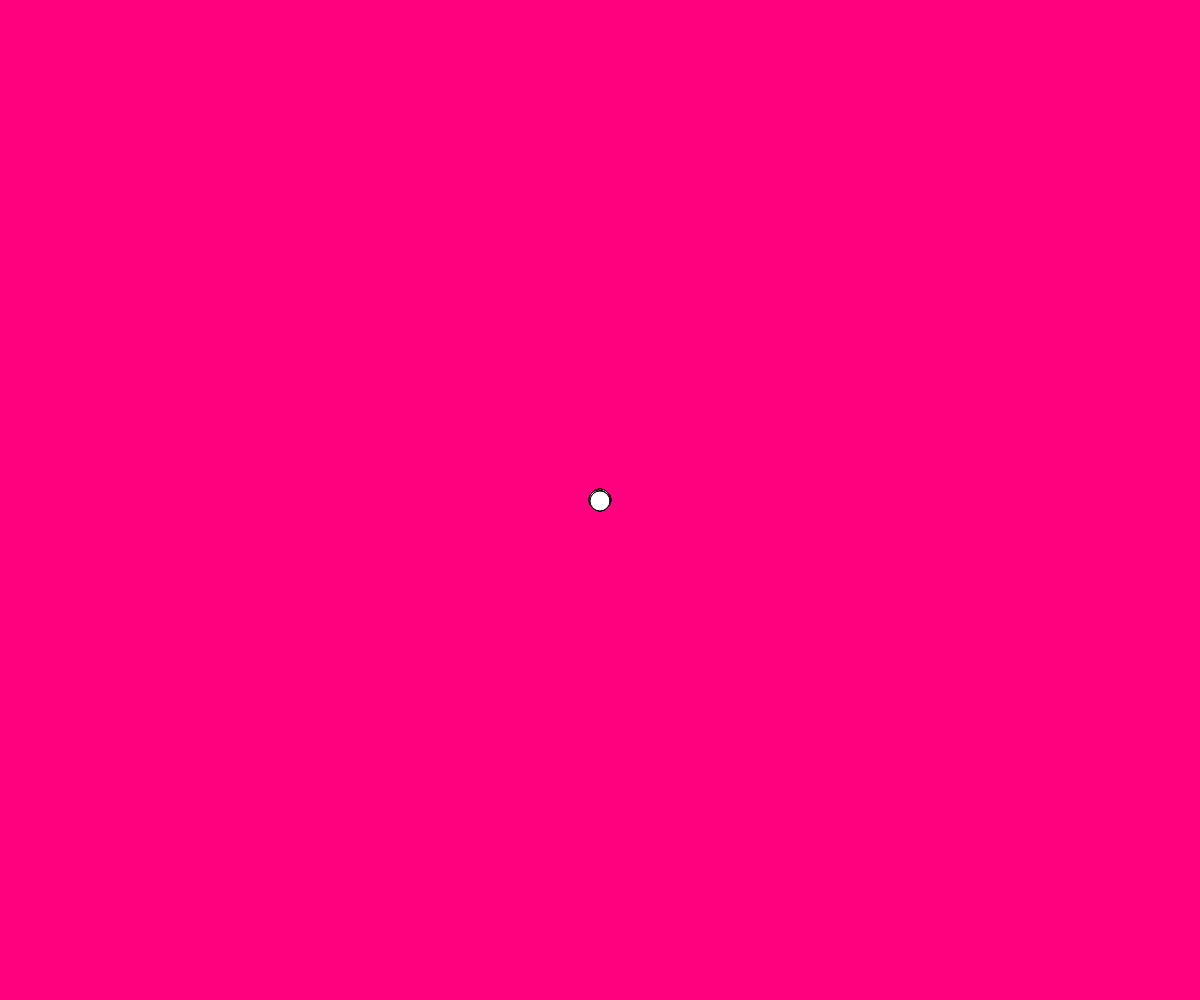
Frame 1 (no input)
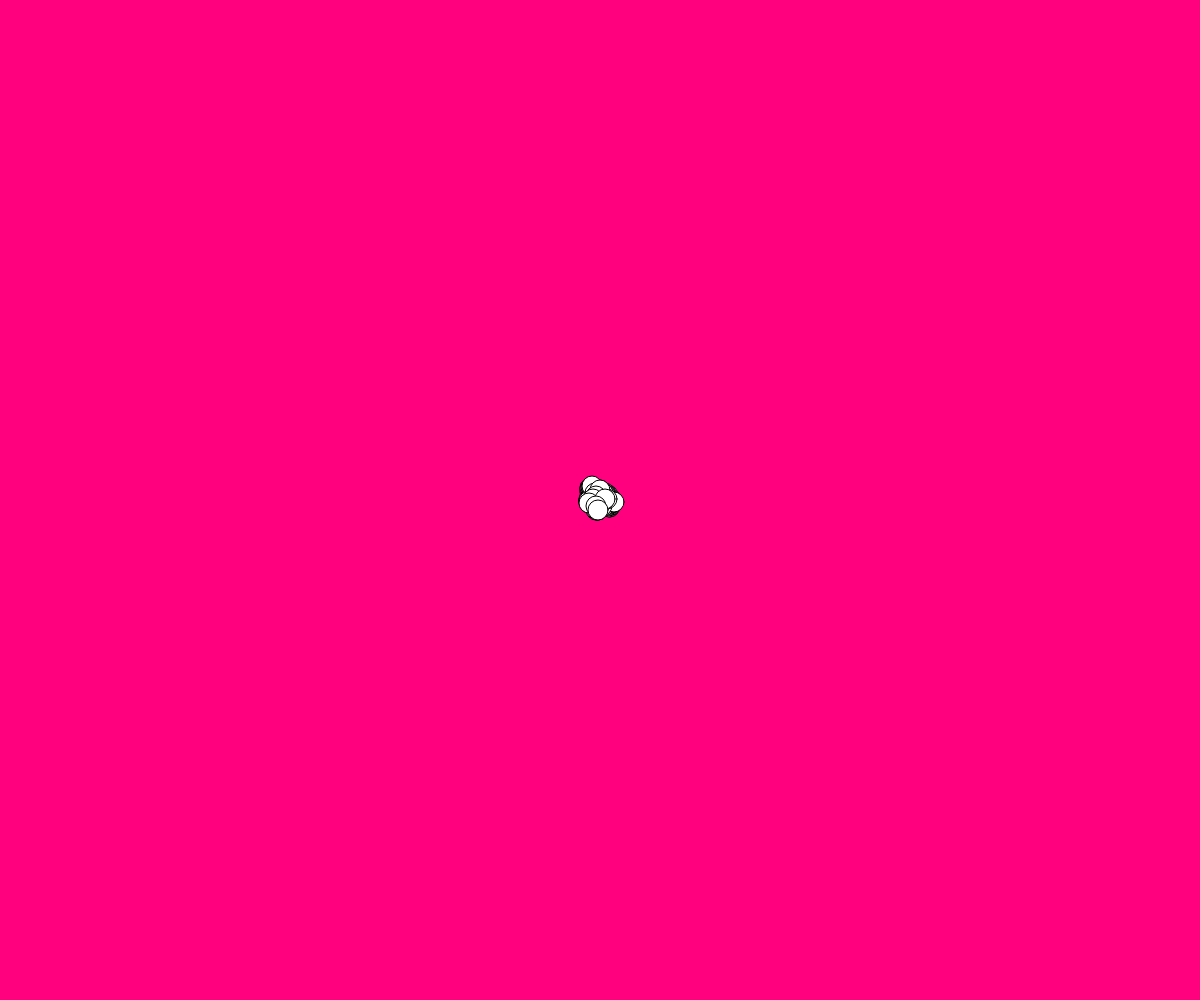
Frame 60 (no input)
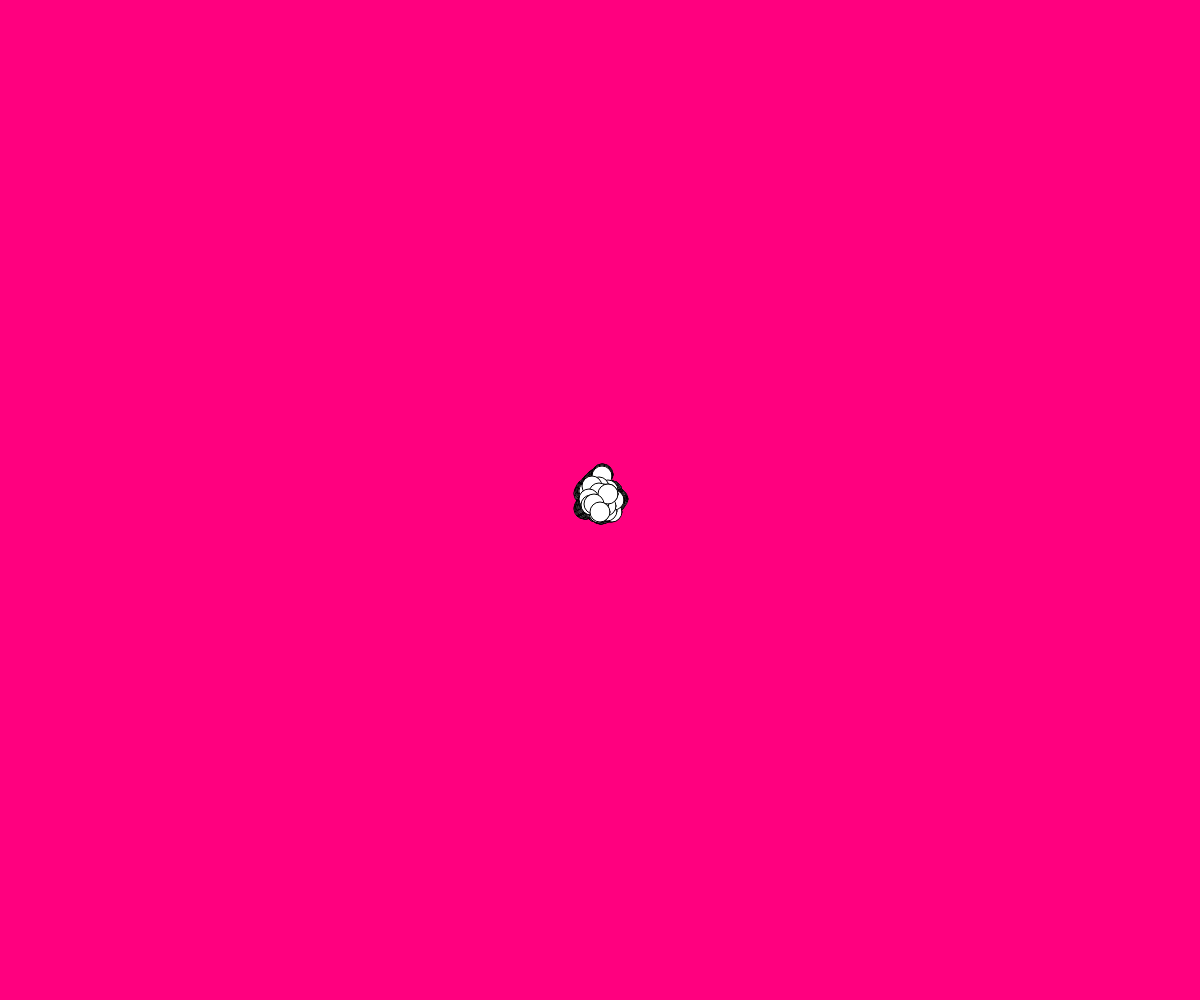
Frame 120 (the mouse pressed at the canvas centre since frame 60)

The p5.js sketch that drew these frames (run headless with seeded random() and noise() and a simulated clock; from frame 60 on, the mouse is pressed at the canvas centre):

// p5.js sketch
// ── sketch.js
// -
// Esercizi p5 0.3 by Angelica Gasperoni [camminatori, indipendenza]
// 2020 © Angelica @Angelica147, Daniele @Fupete and the course DSII2020 at DESIGN.unirsm 
// github.com/dsii-2020-unirsm — github.com/fupete
// Educational purposes, MIT License, 2020, San Marino
//

let camminatore = [];

function setup() {
  createCanvas(windowWidth, windowHeight);
//  camminatore = new Camminatore();
  background(255, 0, 127);
  
  let num = 30;
  
  for (let i = 0; i < num; i++) {
    camminatore.push(new Camminatore(i))
  }
} //for per farne più di uno

function draw() {
  for (let i = 0; i < camminatore.length; i++) {
  camminatore[i].step();
  camminatore[i].render();
  
  
  
      for (var j = 0; j < camminatore.length; j++) {
      if (i != j && camminatore[i].interseca(camminatore[j])) {
        
        camminatore[i].nuovocolore();
        camminatore[j].nuovocolore();

        camminatore[i].nuovostroke();
        camminatore[j].nuovostroke();
  
       
      }
    }
  
  
  }
}

function Camminatore (x, y) {
  
    this.x = width/2;
    this.y = height/2;
    this.colore = color(255);
  
  
    this.nuovocolore = function() {
    this.colore = color(random(255), random(255), random(255))
  }

  this.interseca = function(altra) {
    var d = dist(this.x, this.y, altra.x, altra.y)
    if (d < this.r + altra.r) {
      return true;
    } else {
      return false;
    }
  }

  this.render = function() {
    stroke(1);
    circle(this.x,this.y, 20);
  }

  this.step = function() {
    var choice = floor(random(4));
    if (choice === 0) {
      this.x--;
    } else if (choice == 1) {
      this.x++;
    } else if (choice == 2) {
      this.y--;
    } else {
      this.y++;
    }
  }
}
